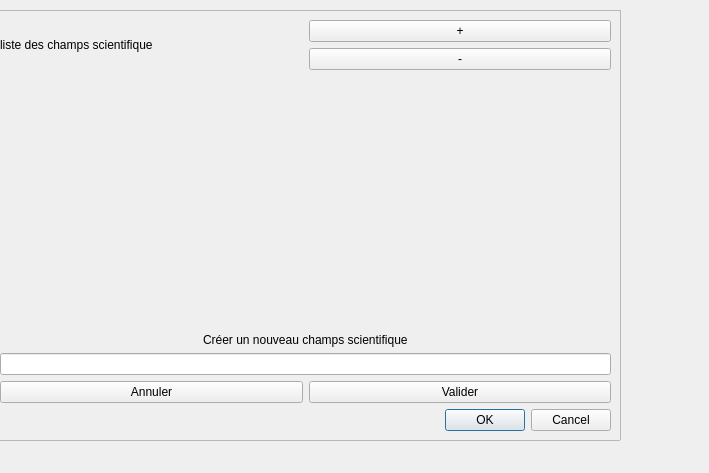
<?xml version="1.0" encoding="UTF-8"?>
<ui version="4.0">
 <class>centralwidget</class>
 <widget class="QDialog" name="centralwidget">
  <property name="geometry">
   <rect>
    <x>0</x>
    <y>0</y>
    <width>709</width>
    <height>473</height>
   </rect>
  </property>
  <property name="windowTitle">
   <string>Dialog</string>
  </property>
  <widget class="QFrame" name="frame">
   <property name="geometry">
    <rect>
     <x>-10</x>
     <y>10</y>
     <width>631</width>
     <height>431</height>
    </rect>
   </property>
   <property name="frameShape">
    <enum>QFrame::Shape::StyledPanel</enum>
   </property>
   <property name="frameShadow">
    <enum>QFrame::Shadow::Raised</enum>
   </property>
   <layout class="QVBoxLayout" name="verticalLayout">
    <item>
     <layout class="QVBoxLayout" name="verticalLayout_4">
      <item>
       <layout class="QHBoxLayout" name="ChampsScientifiqueLayout">
        <item>
         <widget class="QLabel" name="label_2">
          <property name="text">
           <string>liste des champs scientifique</string>
          </property>
         </widget>
        </item>
        <item>
         <layout class="QVBoxLayout" name="ChampsScientifiqueListe"/>
        </item>
        <item>
         <layout class="QVBoxLayout" name="verticalLayout_3">
          <item>
           <widget class="QPushButton" name="ChampsScientifiquePlus">
            <property name="text">
             <string>+</string>
            </property>
           </widget>
          </item>
          <item>
           <widget class="QPushButton" name="ChampsScientifiqueMoins">
            <property name="text">
             <string>-</string>
            </property>
           </widget>
          </item>
         </layout>
        </item>
       </layout>
      </item>
      <item>
       <spacer name="verticalSpacer">
        <property name="orientation">
         <enum>Qt::Orientation::Vertical</enum>
        </property>
        <property name="sizeHint" stdset="0">
         <size>
          <width>20</width>
          <height>40</height>
         </size>
        </property>
       </spacer>
      </item>
      <item>
       <layout class="QVBoxLayout" name="verticalLayout_2">
        <item alignment="Qt::AlignmentFlag::AlignHCenter|Qt::AlignmentFlag::AlignVCenter">
         <widget class="QLabel" name="label">
          <property name="text">
           <string>Créer un nouveau champs scientifique</string>
          </property>
         </widget>
        </item>
        <item>
         <widget class="QLineEdit" name="NouveauChampsScientifique"/>
        </item>
        <item>
         <layout class="QHBoxLayout" name="horizontalLayout">
          <item>
           <widget class="QPushButton" name="NouveauChampsScientifiqueAnnuler">
            <property name="text">
             <string>Annuler</string>
            </property>
           </widget>
          </item>
          <item>
           <widget class="QPushButton" name="NouveauChampsScientifiqueValider">
            <property name="text">
             <string>Valider</string>
            </property>
           </widget>
          </item>
         </layout>
        </item>
       </layout>
      </item>
     </layout>
    </item>
    <item>
     <widget class="QDialogButtonBox" name="buttonBox">
      <property name="orientation">
       <enum>Qt::Orientation::Horizontal</enum>
      </property>
      <property name="standardButtons">
       <set>QDialogButtonBox::StandardButton::Cancel|QDialogButtonBox::StandardButton::Ok</set>
      </property>
     </widget>
    </item>
   </layout>
  </widget>
 </widget>
 <resources/>
 <connections>
  <connection>
   <sender>buttonBox</sender>
   <signal>accepted()</signal>
   <receiver>centralwidget</receiver>
   <slot>accept()</slot>
   <hints>
    <hint type="sourcelabel">
     <x>248</x>
     <y>254</y>
    </hint>
    <hint type="destinationlabel">
     <x>157</x>
     <y>274</y>
    </hint>
   </hints>
  </connection>
  <connection>
   <sender>buttonBox</sender>
   <signal>rejected()</signal>
   <receiver>centralwidget</receiver>
   <slot>reject()</slot>
   <hints>
    <hint type="sourcelabel">
     <x>316</x>
     <y>260</y>
    </hint>
    <hint type="destinationlabel">
     <x>286</x>
     <y>274</y>
    </hint>
   </hints>
  </connection>
 </connections>
</ui>
